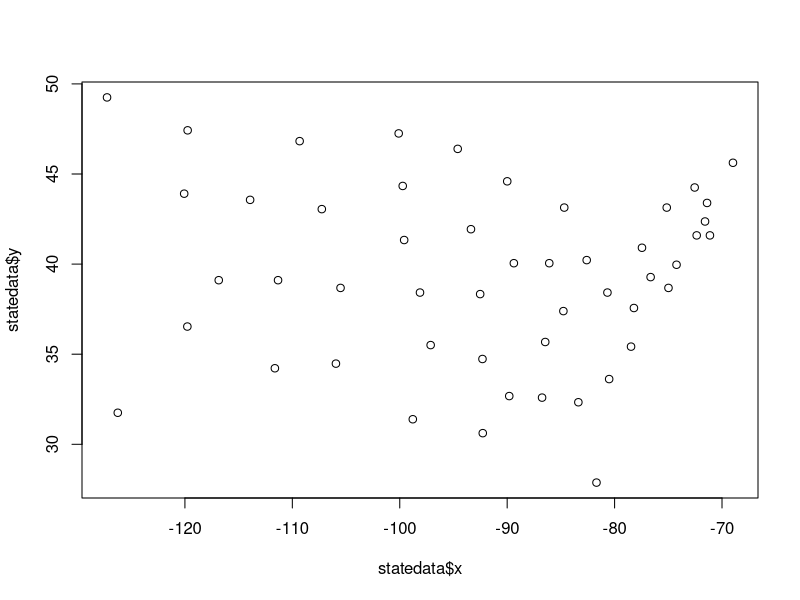
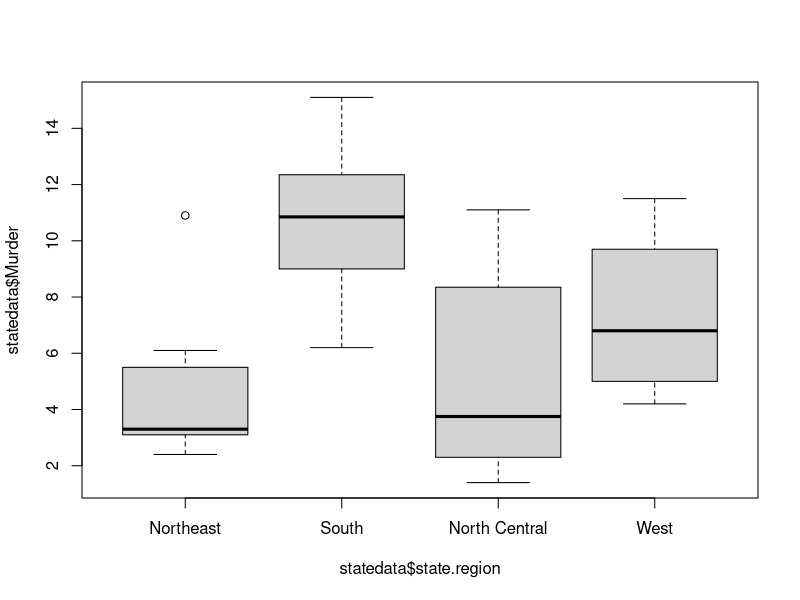
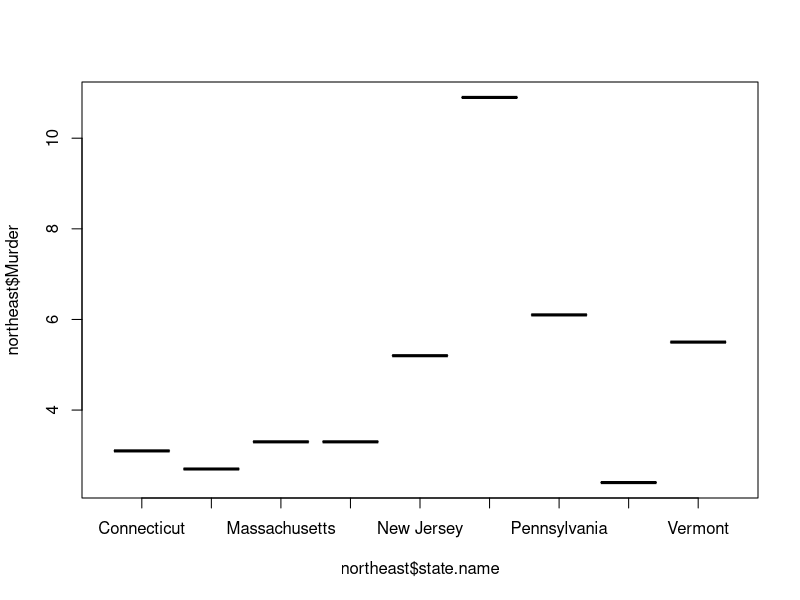
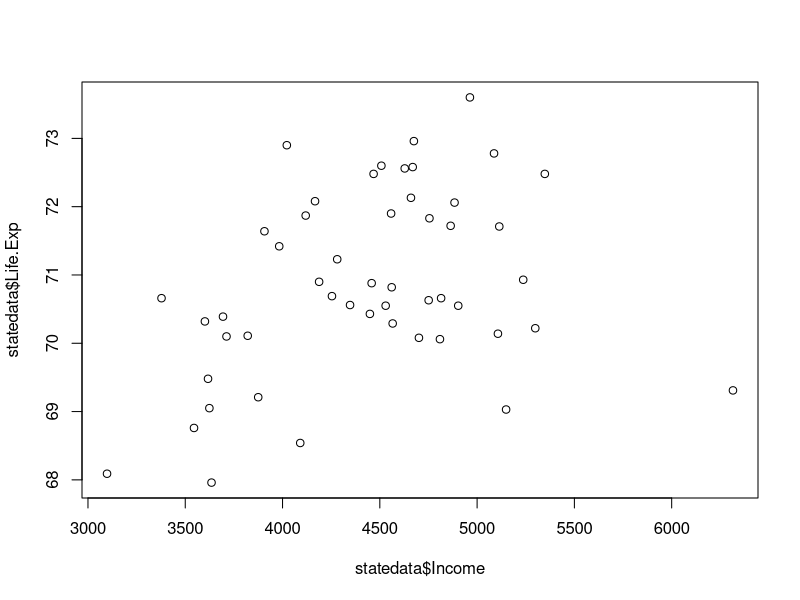

Here is the R script that generated these plots, in order:
data(state)
statedata = cbind(data.frame(state.x77), state.abb, state.area, state.center,  state.division, state.name, state.region)
str(statedata)
plot(statedata$x, statedata$y)
tapply(statedata$HS.Grad, statedata$state.region, mean)
tapply(statedata$Murder, statedata$state.region, median)
boxplot(statedata$Murder ~ statedata$state.region)
northeast = subset(statedata, statedata$state.region=="Northeast")
boxplot(northeast$Murder ~ northeast$state.name)
lifeExpReg = lm(Life.Exp ~ Population + Income + Illiteracy + Murder + HS.Grad + Frost + Area, data=statedata)
summary(lifeExpReg)
plot(statedata$Income, statedata$Life.Exp)
lifeExpReg = lm(Life.Exp ~ Income + HS.Grad + Frost + Murder , data=statedata)
summary(lifeExpReg)
lifeExpReg = lm(Life.Exp ~ HS.Grad + Population + Income + Frost, data=statedata)
summary(lifeExpReg)
lifeExpReg = lm(Life.Exp ~ Frost + Murder + HS.Grad + Illiteracy, data=statedata)
summary(lifeExpReg)
lifeExpReg = lm(Life.Exp ~ Population + Murder + Frost + HS.Grad, data=statedata)
summary(lifeExpReg)
lifeExpReg = lm(Life.Exp ~ Population + Income + Illiteracy + Murder + HS.Grad + Frost + Area, data=statedata)
summary(lifeExpReg)
lifeExpReg = lm(Life.Exp ~ Population + Murder + Frost + HS.Grad, data=statedata)
summary(lifeExpReg)
sort(predict(lifeExpReg))
statedata$state.name[which.min(statedata$Life.Exp)]
sort(predict(lifeExpReg))
statedata$state.name[which.max(statedata$Life.Exp)]
sort(lifeExpReg$residuals)